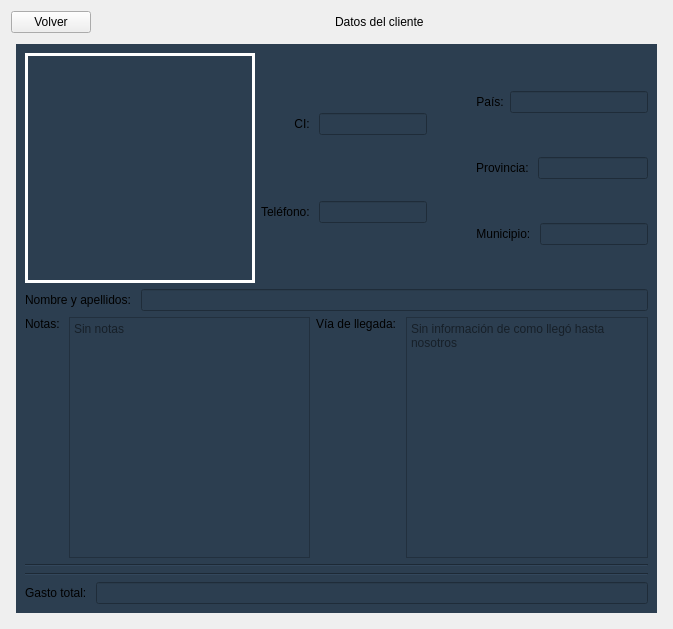
<?xml version="1.0" encoding="UTF-8"?>
<ui version="4.0">
 <class>showClient</class>
 <widget class="QWidget" name="showClient">
  <property name="geometry">
   <rect>
    <x>0</x>
    <y>0</y>
    <width>673</width>
    <height>629</height>
   </rect>
  </property>
  <property name="windowTitle">
   <string>Form</string>
  </property>
  <property name="styleSheet">
   <string notr="true"/>
  </property>
  <layout class="QVBoxLayout" name="verticalLayout_6">
   <item>
    <layout class="QHBoxLayout" name="horizontalLayout_5">
     <item>
      <widget class="QPushButton" name="bt_volver_show">
       <property name="cursor">
        <cursorShape>PointingHandCursor</cursorShape>
       </property>
       <property name="text">
        <string>Volver</string>
       </property>
       <property name="icon">
        <iconset>
         <normaloff>images/back-arrow.svg</normaloff>images/back-arrow.svg</iconset>
       </property>
       <property name="iconSize">
        <size>
         <width>32</width>
         <height>32</height>
        </size>
       </property>
      </widget>
     </item>
     <item>
      <spacer name="horizontalSpacer">
       <property name="orientation">
        <enum>Qt::Horizontal</enum>
       </property>
       <property name="sizeHint" stdset="0">
        <size>
         <width>40</width>
         <height>20</height>
        </size>
       </property>
      </spacer>
     </item>
     <item>
      <widget class="QLabel" name="label_3">
       <property name="text">
        <string>Datos del cliente</string>
       </property>
      </widget>
     </item>
     <item>
      <spacer name="horizontalSpacer_2">
       <property name="orientation">
        <enum>Qt::Horizontal</enum>
       </property>
       <property name="sizeHint" stdset="0">
        <size>
         <width>40</width>
         <height>20</height>
        </size>
       </property>
      </spacer>
     </item>
    </layout>
   </item>
   <item>
    <widget class="QScrollArea" name="scrollArea">
     <property name="styleSheet">
      <string notr="true">QWidget{
background-color: rgb(44, 62, 80);
}
QScrollArea {
        border-radius: 5px;
        margin: 5px;
    }

QScrollBar:vertical {
	background-color: rgb(235, 235, 235);
        width: 10px;
        margin: 0px 0 0px 0;
        border-radius: 5px;
    }

    QScrollBar::handle:vertical {
	background-color: rgb(243, 156, 18);
        min-height: 20px;
        border-radius: 5px;
    }

    QScrollBar::add-line:vertical {
        background-color: #F5F5F5;
        height: 0px;
        subcontrol-position: bottom;
        subcontrol-origin: margin;
        border-top-left-radius: 5px;
        border-top-right-radius: 5px;
    }

    QScrollBar::sub-line:vertical {
        background-color: #F5F5F5;
        height: 0px;
        subcontrol-position: top;
        subcontrol-origin: margin;
        border-bottom-left-radius: 5px;
        border-bottom-right-radius: 5px;
    }

    QScrollBar::add-page:vertical, QScrollBar::sub-page:vertical {
        background-color: none;
    }</string>
     </property>
     <property name="widgetResizable">
      <bool>true</bool>
     </property>
     <widget class="QWidget" name="scrollAreaWidgetContents">
      <property name="geometry">
       <rect>
        <x>0</x>
        <y>0</y>
        <width>645</width>
        <height>553</height>
       </rect>
      </property>
      <layout class="QVBoxLayout" name="verticalLayout">
       <item>
        <layout class="QVBoxLayout" name="personalLayout">
         <item>
          <layout class="QHBoxLayout" name="horizontalLayout_14">
           <item>
            <widget class="QLabel" name="lb_pic_client_show_2">
             <property name="minimumSize">
              <size>
               <width>230</width>
               <height>230</height>
              </size>
             </property>
             <property name="maximumSize">
              <size>
               <width>16777215</width>
               <height>16777215</height>
              </size>
             </property>
             <property name="styleSheet">
              <string notr="true">border: 3px solid white</string>
             </property>
             <property name="text">
              <string/>
             </property>
             <property name="scaledContents">
              <bool>true</bool>
             </property>
            </widget>
           </item>
           <item>
            <layout class="QHBoxLayout" name="horizontalLayout_15">
             <item>
              <layout class="QVBoxLayout" name="verticalLayout_4">
               <item>
                <layout class="QHBoxLayout" name="horizontalLayout_16" stretch="1,0">
                 <item>
                  <widget class="QLabel" name="label_11">
                   <property name="text">
                    <string>CI: </string>
                   </property>
                   <property name="alignment">
                    <set>Qt::AlignRight|Qt::AlignTrailing|Qt::AlignVCenter</set>
                   </property>
                  </widget>
                 </item>
                 <item>
                  <widget class="QLineEdit" name="le_ci_show_2">
                   <property name="readOnly">
                    <bool>true</bool>
                   </property>
                  </widget>
                 </item>
                </layout>
               </item>
               <item>
                <layout class="QHBoxLayout" name="horizontalLayout_17" stretch="1,0">
                 <item>
                  <widget class="QLabel" name="label_12">
                   <property name="text">
                    <string>Teléfono: </string>
                   </property>
                   <property name="alignment">
                    <set>Qt::AlignRight|Qt::AlignTrailing|Qt::AlignVCenter</set>
                   </property>
                  </widget>
                 </item>
                 <item>
                  <widget class="QLineEdit" name="le_phone_show_2">
                   <property name="readOnly">
                    <bool>true</bool>
                   </property>
                  </widget>
                 </item>
                </layout>
               </item>
              </layout>
             </item>
             <item>
              <spacer name="horizontalSpacer_6">
               <property name="orientation">
                <enum>Qt::Horizontal</enum>
               </property>
               <property name="sizeHint" stdset="0">
                <size>
                 <width>40</width>
                 <height>20</height>
                </size>
               </property>
              </spacer>
             </item>
             <item>
              <layout class="QVBoxLayout" name="verticalLayout_5">
               <item>
                <layout class="QHBoxLayout" name="horizontalLayout_18">
                 <item>
                  <widget class="QLabel" name="label_13">
                   <property name="text">
                    <string>País:</string>
                   </property>
                   <property name="alignment">
                    <set>Qt::AlignCenter</set>
                   </property>
                  </widget>
                 </item>
                 <item>
                  <widget class="QLineEdit" name="le_pais_show_2">
                   <property name="readOnly">
                    <bool>true</bool>
                   </property>
                  </widget>
                 </item>
                </layout>
               </item>
               <item>
                <layout class="QHBoxLayout" name="horizontalLayout_19">
                 <item>
                  <widget class="QLabel" name="label_14">
                   <property name="text">
                    <string>Provincia: </string>
                   </property>
                   <property name="alignment">
                    <set>Qt::AlignCenter</set>
                   </property>
                  </widget>
                 </item>
                 <item>
                  <widget class="QLineEdit" name="le_provincia_show_2">
                   <property name="readOnly">
                    <bool>true</bool>
                   </property>
                  </widget>
                 </item>
                </layout>
               </item>
               <item>
                <layout class="QHBoxLayout" name="horizontalLayout_20">
                 <item>
                  <widget class="QLabel" name="label_15">
                   <property name="text">
                    <string>Municipio: </string>
                   </property>
                   <property name="alignment">
                    <set>Qt::AlignCenter</set>
                   </property>
                  </widget>
                 </item>
                 <item>
                  <widget class="QLineEdit" name="le_municipio_show_2">
                   <property name="readOnly">
                    <bool>true</bool>
                   </property>
                  </widget>
                 </item>
                </layout>
               </item>
              </layout>
             </item>
            </layout>
           </item>
          </layout>
         </item>
         <item>
          <layout class="QHBoxLayout" name="horizontalLayout_9" stretch="1,8">
           <item>
            <widget class="QLabel" name="label_10">
             <property name="text">
              <string>Nombre y apellidos: </string>
             </property>
             <property name="alignment">
              <set>Qt::AlignLeading|Qt::AlignLeft|Qt::AlignVCenter</set>
             </property>
            </widget>
           </item>
           <item>
            <widget class="QLineEdit" name="le_full_name_show_2">
             <property name="readOnly">
              <bool>true</bool>
             </property>
            </widget>
           </item>
          </layout>
         </item>
         <item>
          <layout class="QHBoxLayout" name="horizontalLayout_21">
           <item>
            <layout class="QHBoxLayout" name="horizontalLayout_22" stretch="1,8">
             <item>
              <widget class="QLabel" name="label_16">
               <property name="text">
                <string>Notas: </string>
               </property>
               <property name="alignment">
                <set>Qt::AlignLeading|Qt::AlignLeft|Qt::AlignTop</set>
               </property>
              </widget>
             </item>
             <item>
              <widget class="QTextEdit" name="txted_notas_show_2">
               <property name="readOnly">
                <bool>true</bool>
               </property>
               <property name="placeholderText">
                <string>Sin notas</string>
               </property>
              </widget>
             </item>
            </layout>
           </item>
           <item>
            <layout class="QHBoxLayout" name="horizontalLayout_23" stretch="1,8">
             <item>
              <widget class="QLabel" name="label_17">
               <property name="text">
                <string>Vía de llegada: </string>
               </property>
               <property name="alignment">
                <set>Qt::AlignLeading|Qt::AlignLeft|Qt::AlignTop</set>
               </property>
              </widget>
             </item>
             <item>
              <widget class="QTextEdit" name="txted_alcance_show_2">
               <property name="readOnly">
                <bool>true</bool>
               </property>
               <property name="placeholderText">
                <string>Sin información de como llegó hasta nosotros</string>
               </property>
              </widget>
             </item>
            </layout>
           </item>
          </layout>
         </item>
        </layout>
       </item>
       <item>
        <widget class="Line" name="line">
         <property name="orientation">
          <enum>Qt::Horizontal</enum>
         </property>
        </widget>
       </item>
       <item>
        <layout class="QVBoxLayout" name="layoutUsernames"/>
       </item>
       <item>
        <widget class="Line" name="line_2">
         <property name="orientation">
          <enum>Qt::Horizontal</enum>
         </property>
        </widget>
       </item>
       <item>
        <layout class="QVBoxLayout" name="layoutWorks">
         <item>
          <layout class="QHBoxLayout" name="horizontalLayout_24">
           <item>
            <widget class="QLabel" name="label_18">
             <property name="text">
              <string>Gasto total: </string>
             </property>
            </widget>
           </item>
           <item>
            <widget class="QLineEdit" name="gasto_total"/>
           </item>
          </layout>
         </item>
        </layout>
       </item>
      </layout>
     </widget>
    </widget>
   </item>
  </layout>
 </widget>
 <resources/>
 <connections/>
</ui>
